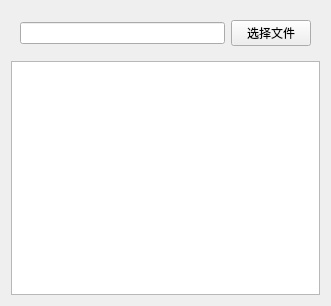
<?xml version="1.0" encoding="UTF-8"?>
<ui version="4.0">
 <class>Widget</class>
 <widget class="QWidget" name="Widget">
  <property name="geometry">
   <rect>
    <x>0</x>
    <y>0</y>
    <width>331</width>
    <height>306</height>
   </rect>
  </property>
  <property name="windowTitle">
   <string>Widget</string>
  </property>
  <layout class="QVBoxLayout" name="verticalLayout">
   <item>
    <widget class="QWidget" name="widget" native="true">
     <layout class="QHBoxLayout" name="horizontalLayout">
      <item>
       <widget class="QLineEdit" name="lineEdit"/>
      </item>
      <item>
       <widget class="QPushButton" name="pushButton">
        <property name="text">
         <string>选择文件</string>
        </property>
       </widget>
      </item>
     </layout>
    </widget>
   </item>
   <item>
    <widget class="QTextEdit" name="textEdit"/>
   </item>
  </layout>
 </widget>
 <resources/>
 <connections/>
</ui>
